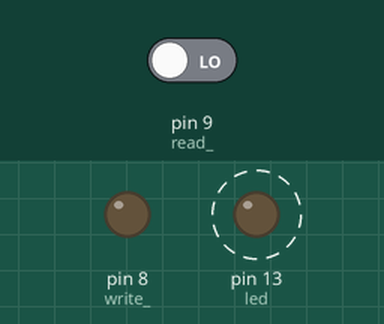
Simulated run of this sketch. Board: Arduino Uno, built with avr-gcc and run on an emulated ATmega328P. Shown: output pins drawn as LEDs (lit = HIGH). Dashed ring = blinking. The inputs (shaded band) are chosen by the test bench; at power-on: pin 9 (read_) LOW.

Above: at 5.0 s.
5.1 s: pin 9 (read_) driven HIGH
At 7.6 s:
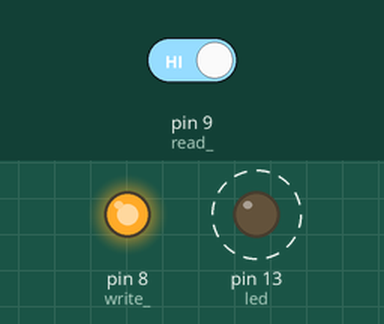
11.2 s: pin 9 (read_) driven LOW
At 13.8 s:
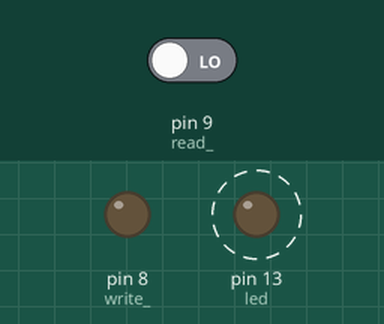
Timing chart, 0 to 23.3 s (numbered marks = the images above; inputs shaded):
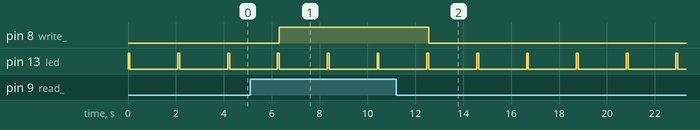

Measured:
- after the input at 5.1 s, pin 8 (write_): LOW → HIGH after 1.2 s
- after the input at 11.2 s, pin 8 (write_): HIGH → LOW after 1.4 s
- by itself, pin 13 (led): alternates HIGH for 0.08 s and LOW for 2.0 s

The sketch:

SH_Light.ino
```cpp
#include <RCSwitch.h>

RCSwitch mySwitch = RCSwitch();

long id = 6;
int read_ = 9;
int write_ = 8;
int autolight = 1;
int state = 1;

int led = 13;

void setup() {
  mySwitch.enableReceive(0);
  pinMode(read_, INPUT);
  pinMode(write_, OUTPUT);
  pinMode(led, OUTPUT);
}

void loop() {
  long val = mySwitch.getReceivedValue();
  mySwitch.resetAvailable();

  if ((val >> 20) == id) {
      autolight = getBit(val,19);
      if (autolight == 0) state = getBit(val,18);
      blinkLED();
  }

  if (!autolight) digitalWrite(write_, state);
   else {
     blinkLED();
     digitalWrite(write_, digitalRead(read_));
     delay(2000);
   }
}


int getBit(long number, int position) {
  int bitmask = 1 << position;
  return (number & bitmask) ? 1 : 0;
}

void blinkLED() {
  digitalWrite(led, HIGH);
  delay(80);
  digitalWrite(led, LOW);
}
```
